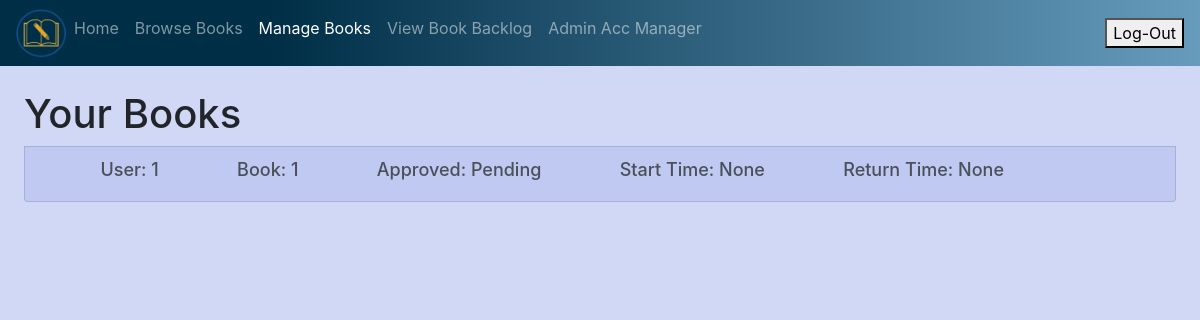
/manage_books (signed in), run on the app's committed database.
### app/models.py (models this page shows)
class UserBooks(db.Model):
    id = db.Column(db.Integer, primary_key=True)
    user_id = db.Column(db.Integer, db.ForeignKey('user.id'), nullable=False)
    book_id = db.Column(db.Integer, db.ForeignKey('book.id'), nullable=False)
    approved = db.Column(db.String(25), default="Pending")  #Can be ["Pending", "Denied", "Approved", "Returned"]
    start_time = db.Column(db.DateTime, nullable=True)
    end_time = db.Column(db.DateTime, nullable=True)

### app/routes.py (the view, shortened to what this page needs)
@myapp_obj.route('/manage_books', methods=['GET', 'POST'])
def manage_books():
    user_permissions = Permissions.query.filter_by(role=current_user.role).first()
    can_view_book_backlog = user_permissions.can_view_book_backlog
    can_view_accounts = user_permissions.can_view_accounts
    book_count = UserBooks.query.filter_by(user_id=current_user.id).count()
    books = UserBooks.query.filter_by(user_id=current_user.id).all()
    return render_template('manage_books.html', title='Manage Books', can_view_accounts=can_view_accounts,
                            can_view_book_backlog=can_view_book_backlog, count=book_count, books=books)

### app/models.py (called while the page is built)
@login_manager.user_loader
def load_user(user_id):
    return User.query.get(int(user_id))

### app/templates/manage_books.html (shortened to what this page needs)
<!doctype html>
<html lang="en">
  <head>
    <link rel="stylesheet" href="https://cdn.jsdelivr.net/npm/bootstrap@4.3.1/dist/css/bootstrap.min.css">
    <link href="{{url_for('static', filename='style.css')}}" rel="stylesheet">
  </head>
  <body>
   <nav class="navbar navbar-expand-lg navbar-dark" style="background: linear-gradient(90deg, hsla(201, 100%, 14%, 1) 23%, hsla(203, 39%, 57%, 1) 100%);">
    <div class="collapse navbar-collapse" id="navbarNav">
      <ul class="navbar-nav">
        <img src = "static/img.png" class = "logo" width="50px">
        <li class="nav-item">
          <a class="nav-link" href="/home">Home <span class="sr-only">(current)</span></a>
        </li>
        <li class="nav-item">
            <a class="nav-link" href="/browse_books">Browse Books<span class="sr-only">(current)</span></a>
        </li>
        <li class="nav-item active">
          <a class="nav-link" href="/manage_books">Manage Books<span class="sr-only">(current)</span></a>
        </li>
        {% if can_view_book_backlog == True %}
          <li class="nav-item">
            <a class="nav-link" href="/view_book_backlog">View Book Backlog<span class="sr-only">(current)</span></a>
          </li>
        {% endif %}
        {% if can_view_accounts == True %}
        <li class="nav-item">
          <a class="nav-link" href="/view_delete_backlog">Admin Acc Manager<span class="sr-only">(current)</span></a>
        </li>
        {% endif %}
      </ul>
    </div>
    <form method="post" action="/home">
      <button type="submit" value="Log-Out" name="logOut">Log-Out</button>
    </form>
</nav>
  <div class ="background-home">
    <div class="list_books">
    <h1>Your Books</h1>
        {%if count > 0%}
            {%for request in books%}
                {%if request.approved == "Approved"%}
                  <div class="list-group-item list-group-item-action" aria-current="true" style="background-color:darkseagreen">
                    <div class="d-flex w-100">
                      <h5>User: {{request.user_id}} &emsp;</h5>
                      <h5>Book: {{request.book_id}} &emsp;</h5>
                      <h5>Start Time: {{request.start_time}} &emsp;</h5>
                      <h5>Return Time: {{request.end_time}} &emsp;</h5>
                      <form method="post" action="/manage_books">
                          <button type="submit" value="{{request.id}},{{request.user_id}},{{request.book_id}}" name="return">Return</button>
                      </form>
                    </div>
                  </div>
                {%else%}
                  <div class="list-group-item list-group-item-action" aria-current="true">
                    <div class="d-flex w-100">
                        <h5>User: {{request.user_id}} &emsp;</h5>
                        <h5>Book: {{request.book_id}} &emsp;</h5>
                        <h5>Approved: {{request.approved}} &emsp;</h5>
                        <h5>Start Time: {{request.start_time}} &emsp;</h5>
                        <h5>Return Time: {{request.end_time}} &emsp;</h5>
                    </div>
                  </div>
                {%endif%}
            {%endfor%}
        {%endif%}
    </div>
  </div>
  </body>
</html>

### app/static/style.css (style rules this page uses)
.list_books { padding-top:2%; margin-left:2%; margin-right:2%; }
h5 { padding-left: 5%; font-size:18px; }
body { background-color: hsla(228, 67%, 89%, 1); }
.list-group-item { background-color: hsla(228, 67%, 85%, 1) }

### data on the page
UserBooks: user_id "1", book_id "1", approved "Pending", start_time "None", end_time "None"
